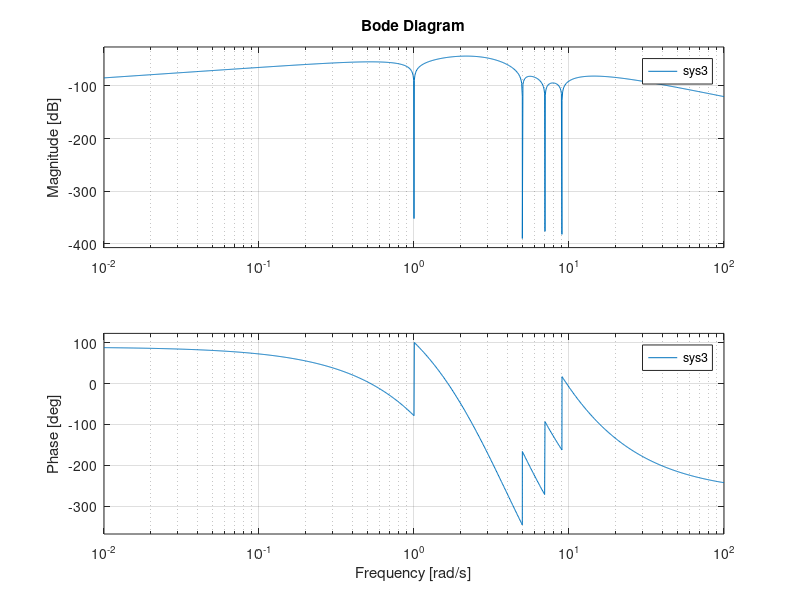

This figure's MATLAB source: (Note: this script raises an error after producing the figure.)
numerator = poly([0 -1j 1j -5j 5j -7j 7j -9j 9j])

sys1 = tf(numerator, 1);
bode(sys1);

denominator = poly([-4 -4 -4 -4 -4 -4 -4 -4 -4]);
sys2 = tf(numerator, denominator);
bode(sys2);

denominator2 = poly([-4 -4 -4 -4 -4 -4 -4 -4 -4 -4 -4 -4]);
sys3 = tf(numerator, denominator2);
bode(sys3);

sys4 = tf(numerator/abs(evalfr(sys3, 3j)), denominator2);


